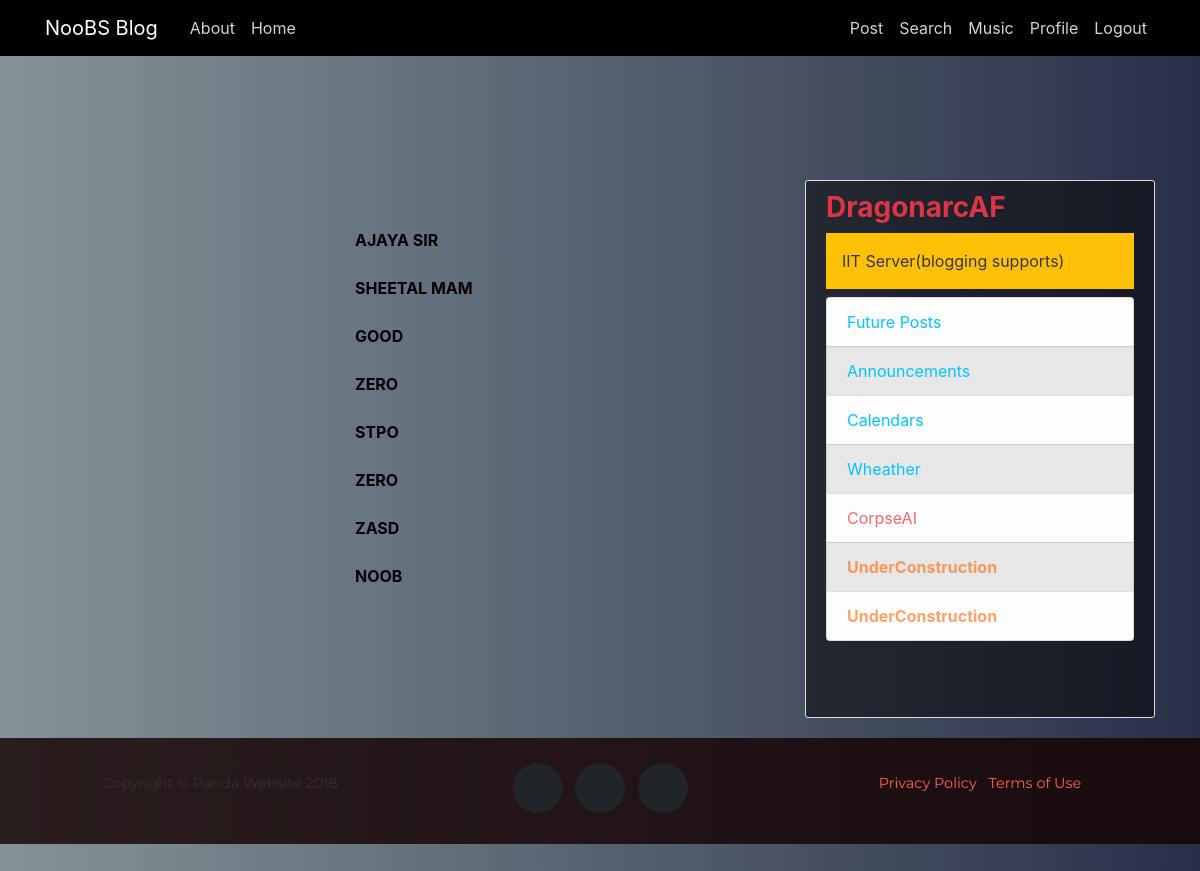
/announcements/futurepost (signed in), run on the app's committed database.
### Adminpanel/models.py (models this page shows, shortened)
class Comment(models.Model):
 name = models.CharField(max_length=15)
 comment = models.TextField()
 date_added=models.DateTimeField(default=timezone.now)

### Adminpanel/views.py (the view)
# urls.py: path('futurepost',views.viewsf,name='Adminpanel-viewsf'),
def viewsf(request):
	comments=Comment.objects.all()
	context={'comments':comments,'title': 'FuturePosts'}
	return render(request,"Adminpanel/FuturePosts.html", context)

### Adminpanel/templates/Adminpanel/FuturePosts.html (shortened to what this page needs)
{% extends "blog/base.html" %}
{% block content %}
<body style="text-align:center;"background-color="black">
{%for c in comments %}
<br></br>
<a class="tooltips_cls" href="#" >{%filter upper%}<b>{{c.name}}</b>{%endfilter%}<span>{%filter lower%}{{c.comment}}{%endfilter%}</span></a>
{%endfor%}
{% endblock content %}

### blog/static/blog/main.css (style rules this page uses)
body { color: #333333; margin-top: 5rem; }
a:link { color:hsl(9, 100%, 64%); }

### Adminpanel/templates/Adminpanel/FuturePosts.html (style rules this page uses)
a.tooltips_cls { position: relative; display: inline; color: #000000; text-decoration: none; margin-left: 310px; }

### data on the page
Comment: name "AJAYA SIR"
Comment: name "SHEETAL MAM"
Comment: name "GOOD"
Comment: name "ZERO"
Comment: name "STPO"
Comment: name "ZERO"
Comment: name "ZASD"
Comment: name "NOOB"
